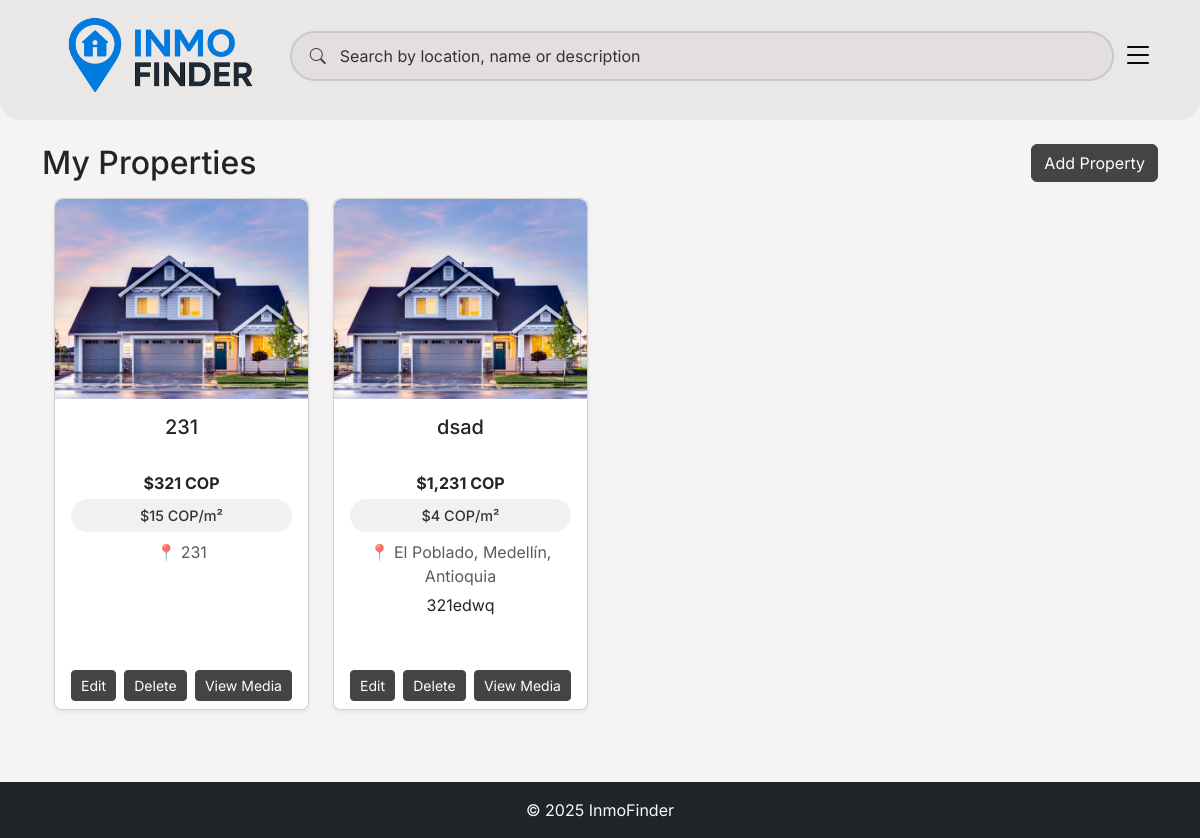
Screenshot of /properties/dashboard/ (signed in) with the database file from the repository.
### properties/models.py (models this page shows, shortened)
class Propiedad(models.Model):
    owner = models.ForeignKey(User, related_name='propiedades', on_delete=models.CASCADE, null=True, blank=True)
    title = models.CharField(max_length=255, null=True, blank=True)
    description = models.TextField(blank=True, null=True)
    location = models.CharField(max_length=255)
    property_type = models.CharField(max_length=50, choices=[
        ('Apartamento', 'Apartamento'),
        ('Casa', 'Casa'),
        ('Lote', 'Lote'),
        ('Oficina', 'Oficina'),
        ('Otro', 'Otro'),
    ])
    condition = models.CharField(max_length=100, blank=True, null=True)
    seller = models.CharField(max_length=255, blank=True, null=True)
    listing_url = models.URLField(blank=True, null=True)
    area_m2 = models.DecimalField(max_digits=10, decimal_places=2)
    area_privada_m2 = models.DecimalField(max_digits=10, decimal_places=2)
    rooms = models.IntegerField()
    bathrooms = models.IntegerField()
    parking_spaces = models.IntegerField()
    floor = models.IntegerField()
    estrato = models.IntegerField(blank=True, null=True)
    antiguedad = models.CharField(max_length=50, blank=True, null=True)
    cantidad_de_pisos = models.IntegerField(blank=True, null=True)
    codigo_fincaraiz = models.CharField(max_length=50, blank=True, null=True)
    amenities = models.JSONField(blank=True, null=True)
    price_cop = models.BigIntegerField()
    admin_fee_cop = models.BigIntegerField(blank=True, null=True)
    pets_allowed = models.BooleanField(default=False)
    furnished = models.BooleanField(default=False)
    created_at = models.DateTimeField(auto_now_add=True, null=True, blank=True)
    updated_at = models.DateTimeField(auto_now=True, null=True, blank=True)
    @property
    def price_m2(self):
        try:
            if not self.area_m2 or float(self.area_m2) == 0:
                return None
            return float(self.price_cop) / float(self.area_m2)
        except Exception:
            return None
    @property
    def price_m2_display(self):
        val = self.price_m2
        if val is None:
            return None
        try:
            return int(round(val))
        except Exception:
            return None

### properties/views.py (the view)
# urls.py: path("dashboard/", views.OwnerDashboardView.as_view(), name="dashboard"),
class OwnerDashboardView(LoginRequiredMixin, PropietarioRequiredMixin, ListView):
    model = Propiedad
    template_name = "properties/owner_dashboard.html"
    context_object_name = "propiedades"
    paginate_by = 20
    def get_queryset(self):
        qs = super().get_queryset()
        return qs.filter(owner=self.request.user).order_by("-id")

### properties/views.py (called while the page is built)
    def test_func(self):
        request = getattr(self, "request", None)
        user = getattr(request, "user", None)
        if not user or not getattr(user, "is_authenticated", False):
            return False
        if hasattr(user, "is_admin") and bool(user.is_admin):
            return True
        if hasattr(user, "is_propietario"):
            return bool(user.is_propietario)
        return user.groups.filter(name="Propietarios").exists()

### properties/templates/properties/owner_dashboard.html
{% extends "properties/base.html" %}
{% load static %}
{% load humanize %}
{% block content %}
<div class="container mt-4">
    <div class="d-flex justify-content-between align-items-center mb-3">
        <h2 class="mb-0">My Properties</h2>
        <a href="{% url 'create' %}" class="btn btn-primary">Add Property</a>
    </div>
    {% if propiedades %}
        <div class="row">
            {% for propiedad in propiedades %}
                <div class="col-12 col-sm-6 col-md-4 col-lg-3 mb-4">
                    <div class="card property-card shadow-sm h-100">
                        <a href="{% url 'detalle_propiedad' propiedad.id %}" class="view-property" data-bs-toggle="modal" data-bs-target="#propertyModal">
                            {% if propiedad.portada %}
                                <img src="{{ propiedad.portada }}" class="card-img-top cover-img" alt="{{ propiedad.title }}">
                            {% else %}
                                <img src="{% static 'images/default.jpg' %}" class="card-img-top cover-img" alt="No image">
                            {% endif %}
                        </a>
                        <div class="card-body text-center">
                            <h5 class="card-title text-truncate" title="{{ propiedad.title }}">{{ propiedad.title }}</h5>
                            <p class="fw-bold text-dark mb-1">${{ propiedad.price_cop|intcomma }} COP</p>
                            <span class="price-m2-badge d-inline-block mb-2">
                                {% if propiedad.price_m2_display %}
                                    ${{ propiedad.price_m2_display|intcomma }} COP/m²
                                {% else %}
                                    <small class="text-muted">Price per m² not available</small>
                                {% endif %}
                            </span>
                            <p class="text-muted mb-2">📍 {{ propiedad.location }}</p>
                            <p class="card-text text-truncate" style="-webkit-line-clamp:3; line-clamp:3; -webkit-box-orient:vertical; overflow:hidden; display:-webkit-box;">
                                {{ propiedad.description }}
                            </p>
                        </div>
                        <div class="card-footer bg-white border-0 pt-0">
                            <div class="d-flex flex-column flex-sm-row flex-wrap gap-2 justify-content-center">
                                <a href="{% url 'edit' propiedad.id %}" class="btn btn-sm btn-warning flex-fill">Edit</a>
                                <a href="{% url 'delete' propiedad.id %}" class="btn btn-sm btn-danger flex-fill">Delete</a>
                                {% with media_list=propiedad.media.all %}
                                    <a href="{% url 'media_list' propiedad.id %}" class="btn btn-sm btn-info text-white flex-fill">View Media</a>
                                {% endwith %}
                            </div>
                        </div>
                    </div>
                </div>
            {% endfor %}
        </div>
    {% else %}
        <p>No properties registered yet.</p>
    {% endif %}
</div>
{% endblock %}

### properties/static/css/main.css (style rules this page uses)
:root { --ink: #444444; --muted: #A8ADB1; --muted-2: #B5B9BD; --muted-3: #C6CACD; --radius-pill: 999px; --btn-stroke: 2px; --header-pt: 2.25rem; --header-pb: 2rem; --hero-gap: 1rem; --search-width: 280px; }
html, body { font-family: Inter, system-ui, -apple-system, "Segoe UI", Roboto, "Helvetica Neue", Arial, "Noto Sans", "Apple Color Emoji","Segoe UI Emoji", "Segoe UI Symbol"; background: #f5f3f3; overflow-x: hidden; width: 100%; }
* { box-sizing: border-box; }
.row { margin-left: 0; margin-right: 0; }
img, video, iframe { max-width: 100%; height: auto; }
.price-m2-badge { display: inline-block; background: #f1f1f1; color: #333; font-size: 0.9rem; font-weight: 500; padding: 0.35rem 0.75rem; border-radius: 50px; margin-bottom: 0.5rem; }

### properties/static/css/styles.css (style rules this page uses)
.property-card { border-radius: 0.5rem; overflow: hidden; transition: transform 0.2s ease, box-shadow 0.2s ease; }
.property-card .cover-img { height: 200px; width: 100%; object-fit: cover; border-top-left-radius: 0.5rem; border-top-right-radius: 0.5rem; }
.property-card .card-body { display: flex; flex-direction: column; }
.property-card .card-title { line-height: 1.2; display: -webkit-box; -webkit-line-clamp: 2; line-clamp: 2; -webkit-box-orient: vertical; overflow: hidden; min-height: calc(1.2em * 2); }
.property-card .price-m2-badge { display: inline-flex; align-items: center; min-height: 28px; }
.property-card p.text-muted { min-height: 1.25rem; }
.property-card .card-text { line-height: 1.2; min-height: calc(1.2em * 3); }

### properties/static/css/theme.css (style rules this page uses)
:root { --brand-brown: #444444; --brand-brown-600: #333333; --brand-brown-700: #222222; --brand-brown-contrast: #ffffff; --brand-focus-ring: rgba(68, 68, 68, 0.35); }
html, body { font-family: Inter, system-ui, -apple-system, "Segoe UI", Roboto, "Helvetica Neue", Arial, "Noto Sans", "Apple Color Emoji","Segoe UI Emoji", "Segoe UI Symbol"; }
.btn, .btn-primary, .btn-secondary, .btn-success, .btn-info, .btn-warning, .btn-dark { background-color: var(--brand-brown) !important; border-color: var(--brand-brown) !important; color: var(--brand-brown-contrast) !important; }

### rows the page displays
Propiedad: title "231", price_cop "321", price_m2_display "15", location "231"
Propiedad: title "dsad", price_cop "1,231", price_m2_display "4", location "El Poblado, Medellín, Antioquia", description "321edwq"
